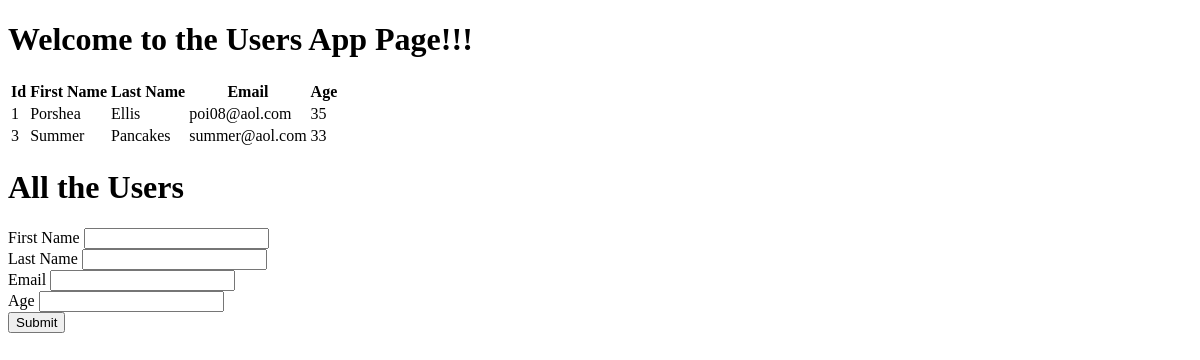
Before: / with the older database file.
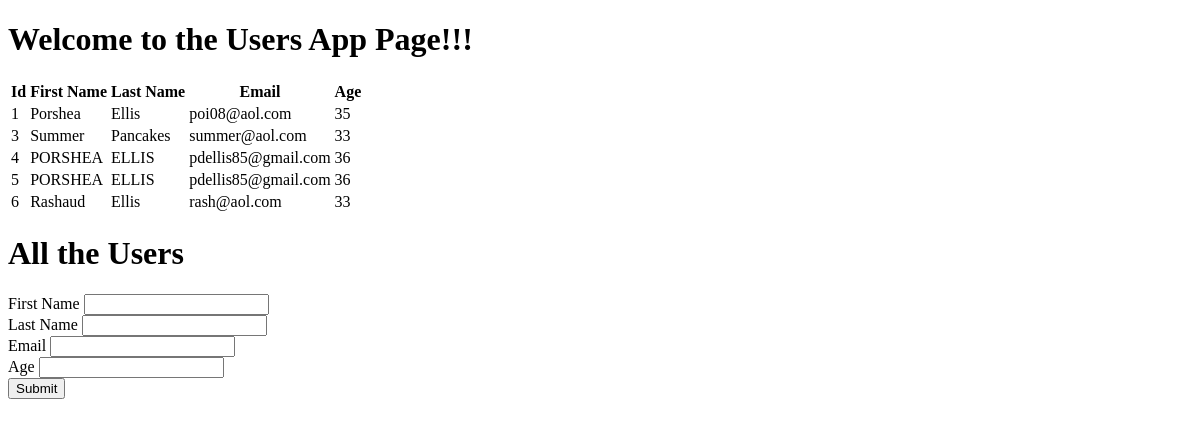
After: the same page with the newer database file.
### users_app/models.py (models this page shows)
class User(models.Model):
    first_name = models.CharField(max_length=255)
    last_name = models.CharField(max_length=255)
    email_address = models.CharField(max_length=255)
    age = models.IntegerField()
    created_at = models.DateTimeField(auto_now_add=True)
    updated_at = models.DateTimeField(auto_now=True)

### users_app/views.py (the view)
# urls.py: path('', views.root),
def root(request):
    context = {
        'users' : User.objects.all()
    }
    return render(request, "home.html", context)

### users_app/templates/home.html (shortened to what this page needs)
<!DOCTYPE html>
<html lang="en">
<head>
</head>
<body>
    <h1>Welcome to the Users App Page!!!</h1>
    <table>
        <thead>
            <tr>
                <th>Id</th>
                <th>First Name</th>
                <th>Last Name</th>
                <th>Email</th>
                <th>Age</th>
            </tr>
        </thead>
        <tbody>
        {% for user in users %}
            <tr>
                <td>{{ user.id }}</td>
                <td>{{ user.first_name }}</td>
                <td>{{ user.last_name }}</td>
                <td>{{ user.email_address }}</td>
                <td>{{ user.age }}</td>
            </tr>
        {% endfor %}
        </tbody>
    </table>
    <h1>All the Users</h1>
    <div id="home">
        <form action="/create" method="post">
            <div >
                <label for="first_name">First Name</label>
                <input type="text" id="first_name" name="first_name" class="form-control">
            </div>
            <div >
                <label for="last_name">Last Name</label>
                <input type="text" id="last_name" name="last_name" class="form-control">
            </div>
            <div >
                <label for="email">Email</label>
                <input type="email" name="email_address" id="email_address" class="form-control">
            </div>
            <div >
                <label for="age">Age</label>
                <input type="number" name="age" id="age" class="form-control">
            </div>
            <button class="btn btn-primary">Submit</button>
        </form>
</body>
</html>

Changed rows visible on the page:
added User: id "4", first_name "PORSHEA", last_name "ELLIS", email_address "pdellis85@gmail.com", age "36"
added User: id "5", first_name "PORSHEA", last_name "ELLIS", email_address "pdellis85@gmail.com", age "36"
added User: id "6", first_name "Rashaud", last_name "Ellis", email_address "rash@aol.com", age "33"
